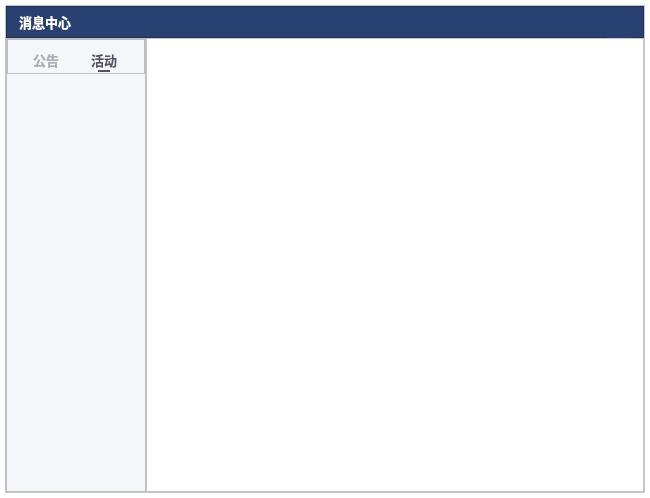
<?xml version="1.0" encoding="UTF-8"?>
<ui version="4.0">
 <class>MessageCenterDialog</class>
 <widget class="QDialog" name="MessageCenterDialog">
  <property name="geometry">
   <rect>
    <x>0</x>
    <y>0</y>
    <width>650</width>
    <height>498</height>
   </rect>
  </property>
  <property name="windowTitle">
   <string>Dialog</string>
  </property>
  <property name="styleSheet">
   <string notr="true">background-color:#FFFFFF;
</string>
  </property>
  <layout class="QHBoxLayout" name="horizontalLayout_4">
   <property name="spacing">
    <number>0</number>
   </property>
   <property name="leftMargin">
    <number>5</number>
   </property>
   <property name="topMargin">
    <number>5</number>
   </property>
   <property name="rightMargin">
    <number>5</number>
   </property>
   <property name="bottomMargin">
    <number>5</number>
   </property>
   <item>
    <widget class="QFrame" name="frame_4">
     <property name="styleSheet">
      <string notr="true">QScrollBar::add-page:vertical, QScrollBar::sub-page:vertical {
                             background: none;
width: 0px;
height: 0px;
                         }
QScrollBar:vertical {
                     border: none;
                     background: none;
                     width: 8px;
                     margin: 0px 0 0px 0;
                 }
                 QScrollBar::handle:vertical {
                     background: #FFD7D7DE;
min-height: 20px;
border-radius: 4px;
border: none;
                 }
                 QScrollBar::add-line:vertical {
                     border: 0px solid grey;
background: #000000;
height: 0px;
subcontrol-position: bottom;
subcontrol-origin: margin;
                 }
                 QScrollBar::sub-line:vertical {
                     border: 0px solid grey;
background: #000000;
height: 0px;
subcontrol-position: top;
subcontrol-origin: margin;
                 }

QScrollBar::add-page:horizontal, QScrollBar::sub-page:horizontal {
                             background: none;
width: 0px;
height: 0px;
                         }
QScrollBar:horizontal {
                     border: none;
                     background: none;
                     height: 8px;
                     margin: 0px 0 0px 0;
                 }
                 QScrollBar::handle:horizontal {
                     background: #FFD7D7DE;
min-width: 20px;
border-radius: 4px;
border: none;
                 }
                 QScrollBar::add-line:horizontal {
                     border: 0px solid grey;
background: #000000;
width: 0px;
subcontrol-position: bottom;
subcontrol-origin: margin;
                 }
                 QScrollBar::sub-line:horizontal {
                     border: 0px solid grey;
background: #000000;
width: 0px;
subcontrol-position: top;
subcontrol-origin: margin;
                 }</string>
     </property>
     <property name="frameShape">
      <enum>QFrame::StyledPanel</enum>
     </property>
     <property name="frameShadow">
      <enum>QFrame::Raised</enum>
     </property>
     <layout class="QVBoxLayout" name="verticalLayout">
      <property name="spacing">
       <number>0</number>
      </property>
      <property name="leftMargin">
       <number>0</number>
      </property>
      <property name="topMargin">
       <number>0</number>
      </property>
      <property name="rightMargin">
       <number>0</number>
      </property>
      <property name="bottomMargin">
       <number>0</number>
      </property>
      <item>
       <widget class="QFrame" name="frame">
        <property name="minimumSize">
         <size>
          <width>0</width>
          <height>32</height>
         </size>
        </property>
        <property name="maximumSize">
         <size>
          <width>16777215</width>
          <height>32</height>
         </size>
        </property>
        <property name="palette">
         <palette>
          <active>
           <colorrole role="Button">
            <brush brushstyle="SolidPattern">
             <color alpha="255">
              <red>41</red>
              <green>64</green>
              <blue>115</blue>
             </color>
            </brush>
           </colorrole>
           <colorrole role="Base">
            <brush brushstyle="SolidPattern">
             <color alpha="255">
              <red>41</red>
              <green>64</green>
              <blue>115</blue>
             </color>
            </brush>
           </colorrole>
           <colorrole role="Window">
            <brush brushstyle="SolidPattern">
             <color alpha="255">
              <red>41</red>
              <green>64</green>
              <blue>115</blue>
             </color>
            </brush>
           </colorrole>
          </active>
          <inactive>
           <colorrole role="Button">
            <brush brushstyle="SolidPattern">
             <color alpha="255">
              <red>41</red>
              <green>64</green>
              <blue>115</blue>
             </color>
            </brush>
           </colorrole>
           <colorrole role="Base">
            <brush brushstyle="SolidPattern">
             <color alpha="255">
              <red>41</red>
              <green>64</green>
              <blue>115</blue>
             </color>
            </brush>
           </colorrole>
           <colorrole role="Window">
            <brush brushstyle="SolidPattern">
             <color alpha="255">
              <red>41</red>
              <green>64</green>
              <blue>115</blue>
             </color>
            </brush>
           </colorrole>
          </inactive>
          <disabled>
           <colorrole role="Button">
            <brush brushstyle="SolidPattern">
             <color alpha="255">
              <red>41</red>
              <green>64</green>
              <blue>115</blue>
             </color>
            </brush>
           </colorrole>
           <colorrole role="Base">
            <brush brushstyle="SolidPattern">
             <color alpha="255">
              <red>41</red>
              <green>64</green>
              <blue>115</blue>
             </color>
            </brush>
           </colorrole>
           <colorrole role="Window">
            <brush brushstyle="SolidPattern">
             <color alpha="255">
              <red>41</red>
              <green>64</green>
              <blue>115</blue>
             </color>
            </brush>
           </colorrole>
          </disabled>
         </palette>
        </property>
        <property name="cursor">
         <cursorShape>ArrowCursor</cursorShape>
        </property>
        <property name="styleSheet">
         <string notr="true">background-color:#FF294073;</string>
        </property>
        <property name="frameShape">
         <enum>QFrame::StyledPanel</enum>
        </property>
        <property name="frameShadow">
         <enum>QFrame::Raised</enum>
        </property>
        <layout class="QHBoxLayout" name="horizontalLayout_2">
         <property name="spacing">
          <number>0</number>
         </property>
         <property name="leftMargin">
          <number>12</number>
         </property>
         <property name="topMargin">
          <number>0</number>
         </property>
         <property name="rightMargin">
          <number>12</number>
         </property>
         <property name="bottomMargin">
          <number>0</number>
         </property>
         <item>
          <widget class="QLabel" name="label_2">
           <property name="palette">
            <palette>
             <active>
              <colorrole role="WindowText">
               <brush brushstyle="SolidPattern">
                <color alpha="255">
                 <red>255</red>
                 <green>255</green>
                 <blue>255</blue>
                </color>
               </brush>
              </colorrole>
              <colorrole role="Button">
               <brush brushstyle="SolidPattern">
                <color alpha="255">
                 <red>41</red>
                 <green>64</green>
                 <blue>115</blue>
                </color>
               </brush>
              </colorrole>
              <colorrole role="Base">
               <brush brushstyle="SolidPattern">
                <color alpha="255">
                 <red>41</red>
                 <green>64</green>
                 <blue>115</blue>
                </color>
               </brush>
              </colorrole>
              <colorrole role="Window">
               <brush brushstyle="SolidPattern">
                <color alpha="255">
                 <red>41</red>
                 <green>64</green>
                 <blue>115</blue>
                </color>
               </brush>
              </colorrole>
             </active>
             <inactive>
              <colorrole role="WindowText">
               <brush brushstyle="SolidPattern">
                <color alpha="255">
                 <red>255</red>
                 <green>255</green>
                 <blue>255</blue>
                </color>
               </brush>
              </colorrole>
              <colorrole role="Button">
               <brush brushstyle="SolidPattern">
                <color alpha="255">
                 <red>41</red>
                 <green>64</green>
                 <blue>115</blue>
                </color>
               </brush>
              </colorrole>
              <colorrole role="Base">
               <brush brushstyle="SolidPattern">
                <color alpha="255">
                 <red>41</red>
                 <green>64</green>
                 <blue>115</blue>
                </color>
               </brush>
              </colorrole>
              <colorrole role="Window">
               <brush brushstyle="SolidPattern">
                <color alpha="255">
                 <red>41</red>
                 <green>64</green>
                 <blue>115</blue>
                </color>
               </brush>
              </colorrole>
             </inactive>
             <disabled>
              <colorrole role="Button">
               <brush brushstyle="SolidPattern">
                <color alpha="255">
                 <red>41</red>
                 <green>64</green>
                 <blue>115</blue>
                </color>
               </brush>
              </colorrole>
              <colorrole role="Base">
               <brush brushstyle="SolidPattern">
                <color alpha="255">
                 <red>41</red>
                 <green>64</green>
                 <blue>115</blue>
                </color>
               </brush>
              </colorrole>
              <colorrole role="Window">
               <brush brushstyle="SolidPattern">
                <color alpha="255">
                 <red>41</red>
                 <green>64</green>
                 <blue>115</blue>
                </color>
               </brush>
              </colorrole>
             </disabled>
            </palette>
           </property>
           <property name="font">
            <font>
             <pointsize>10</pointsize>
             <bold>true</bold>
            </font>
           </property>
           <property name="styleSheet">
            <string notr="true"/>
           </property>
           <property name="text">
            <string>消息中心</string>
           </property>
          </widget>
         </item>
         <item>
          <spacer name="horizontalSpacer">
           <property name="orientation">
            <enum>Qt::Horizontal</enum>
           </property>
           <property name="sizeHint" stdset="0">
            <size>
             <width>507</width>
             <height>9</height>
            </size>
           </property>
          </spacer>
         </item>
         <item>
          <widget class="QPushButton" name="btnClose">
           <property name="minimumSize">
            <size>
             <width>24</width>
             <height>32</height>
            </size>
           </property>
           <property name="maximumSize">
            <size>
             <width>24</width>
             <height>32</height>
            </size>
           </property>
           <property name="cursor">
            <cursorShape>PointingHandCursor</cursorShape>
           </property>
           <property name="styleSheet">
            <string notr="true">QPushButton:hover {
     background: transparent;
 }
 QPushButton:flat {
     border: none; /* no border for a flat push button */
 }

 QPushButton:default {
     border-color: navy; /* make the default button prominent */
 }
</string>
           </property>
           <property name="text">
            <string/>
           </property>
           <property name="icon">
            <iconset resource="res.qrc">
             <normaloff>:/login/resource/login/close.png</normaloff>:/login/resource/login/close.png</iconset>
           </property>
           <property name="iconSize">
            <size>
             <width>24</width>
             <height>32</height>
            </size>
           </property>
           <property name="flat">
            <bool>true</bool>
           </property>
          </widget>
         </item>
        </layout>
       </widget>
      </item>
      <item>
       <layout class="QHBoxLayout" name="horizontalLayout">
        <property name="spacing">
         <number>0</number>
        </property>
        <item>
         <widget class="QFrame" name="frame_2">
          <property name="minimumSize">
           <size>
            <width>140</width>
            <height>0</height>
           </size>
          </property>
          <property name="maximumSize">
           <size>
            <width>140</width>
            <height>16777215</height>
           </size>
          </property>
          <property name="styleSheet">
           <string notr="true">background-color:#F4F6FA;</string>
          </property>
          <property name="frameShape">
           <enum>QFrame::StyledPanel</enum>
          </property>
          <property name="frameShadow">
           <enum>QFrame::Raised</enum>
          </property>
          <layout class="QVBoxLayout" name="verticalLayout_2">
           <property name="spacing">
            <number>0</number>
           </property>
           <property name="leftMargin">
            <number>0</number>
           </property>
           <property name="topMargin">
            <number>0</number>
           </property>
           <property name="rightMargin">
            <number>0</number>
           </property>
           <property name="bottomMargin">
            <number>0</number>
           </property>
           <item>
            <widget class="QFrame" name="frame_3">
             <property name="minimumSize">
              <size>
               <width>0</width>
               <height>35</height>
              </size>
             </property>
             <property name="maximumSize">
              <size>
               <width>16777215</width>
               <height>35</height>
              </size>
             </property>
             <property name="styleSheet">
              <string notr="true">QFrame {border-bottom: 1px solid #C4C7D0;color:#505465;font-size:13px;font-weight:bold;}</string>
             </property>
             <property name="frameShape">
              <enum>QFrame::StyledPanel</enum>
             </property>
             <property name="frameShadow">
              <enum>QFrame::Raised</enum>
             </property>
             <layout class="QHBoxLayout" name="horizontalLayout_3">
              <property name="spacing">
               <number>16</number>
              </property>
              <property name="leftMargin">
               <number>12</number>
              </property>
              <property name="topMargin">
               <number>8</number>
              </property>
              <property name="bottomMargin">
               <number>0</number>
              </property>
              <item>
               <widget class="QMouseFrame" name="frame_21">
                <property name="minimumSize">
                 <size>
                  <width>29</width>
                  <height>0</height>
                 </size>
                </property>
                <property name="maximumSize">
                 <size>
                  <width>29</width>
                  <height>16777215</height>
                 </size>
                </property>
                <property name="styleSheet">
                 <string notr="true">border:none;</string>
                </property>
                <property name="frameShape">
                 <enum>QFrame::StyledPanel</enum>
                </property>
                <property name="frameShadow">
                 <enum>QFrame::Raised</enum>
                </property>
                <layout class="QVBoxLayout" name="verticalLayout_21">
                 <property name="spacing">
                  <number>0</number>
                 </property>
                 <property name="leftMargin">
                  <number>0</number>
                 </property>
                 <property name="topMargin">
                  <number>3</number>
                 </property>
                 <property name="rightMargin">
                  <number>3</number>
                 </property>
                 <property name="bottomMargin">
                  <number>0</number>
                 </property>
                 <item>
                  <widget class="QPushButton" name="btnAnnouncement">
                   <property name="minimumSize">
                    <size>
                     <width>26</width>
                     <height>0</height>
                    </size>
                   </property>
                   <property name="maximumSize">
                    <size>
                     <width>26</width>
                     <height>16777215</height>
                    </size>
                   </property>
                   <property name="cursor">
                    <cursorShape>PointingHandCursor</cursorShape>
                   </property>
                   <property name="styleSheet">
                    <string notr="true">QPushButton:hover {border:none;
color: #505465;
background: transparent;
border-radius:1px;
padding-left:0px;
font-weight:bold;
font-size:13px;
}
QPushButton {
color: #A9ADB6;
background: transparent;
border-radius:1px;
padding-left:0px;
font-weight:bold;
font-size:13px;
}</string>
                   </property>
                   <property name="text">
                    <string>公告</string>
                   </property>
                  </widget>
                 </item>
                 <item>
                  <widget class="QFrame" name="frame_32">
                   <property name="minimumSize">
                    <size>
                     <width>0</width>
                     <height>4</height>
                    </size>
                   </property>
                   <property name="maximumSize">
                    <size>
                     <width>16777215</width>
                     <height>4</height>
                    </size>
                   </property>
                   <property name="frameShape">
                    <enum>QFrame::StyledPanel</enum>
                   </property>
                   <property name="frameShadow">
                    <enum>QFrame::Raised</enum>
                   </property>
                   <layout class="QHBoxLayout" name="horizontalLayout_33">
                    <property name="spacing">
                     <number>0</number>
                    </property>
                    <property name="leftMargin">
                     <number>0</number>
                    </property>
                    <property name="topMargin">
                     <number>0</number>
                    </property>
                    <property name="rightMargin">
                     <number>0</number>
                    </property>
                    <property name="bottomMargin">
                     <number>0</number>
                    </property>
                    <item>
                     <widget class="QLabel" name="labelAnnouncement">
                      <property name="minimumSize">
                       <size>
                        <width>12</width>
                        <height>2</height>
                       </size>
                      </property>
                      <property name="maximumSize">
                       <size>
                        <width>12</width>
                        <height>2</height>
                       </size>
                      </property>
                      <property name="styleSheet">
                       <string notr="true">background-color:#F4F6FA;
max-height:2px;
max-width:12px;
min-height:2px;
min-width:12px;
border:none;</string>
                      </property>
                      <property name="text">
                       <string/>
                      </property>
                     </widget>
                    </item>
                   </layout>
                  </widget>
                 </item>
                </layout>
               </widget>
              </item>
              <item>
               <widget class="QMouseFrame" name="frame_22">
                <property name="minimumSize">
                 <size>
                  <width>29</width>
                  <height>0</height>
                 </size>
                </property>
                <property name="maximumSize">
                 <size>
                  <width>29</width>
                  <height>16777215</height>
                 </size>
                </property>
                <property name="styleSheet">
                 <string notr="true">border:none;</string>
                </property>
                <property name="frameShape">
                 <enum>QFrame::StyledPanel</enum>
                </property>
                <property name="frameShadow">
                 <enum>QFrame::Raised</enum>
                </property>
                <layout class="QVBoxLayout" name="verticalLayout_22">
                 <property name="spacing">
                  <number>0</number>
                 </property>
                 <property name="leftMargin">
                  <number>0</number>
                 </property>
                 <property name="topMargin">
                  <number>3</number>
                 </property>
                 <property name="rightMargin">
                  <number>3</number>
                 </property>
                 <property name="bottomMargin">
                  <number>0</number>
                 </property>
                 <item>
                  <widget class="QPushButton" name="btnActivity">
                   <property name="minimumSize">
                    <size>
                     <width>26</width>
                     <height>0</height>
                    </size>
                   </property>
                   <property name="maximumSize">
                    <size>
                     <width>26</width>
                     <height>16777215</height>
                    </size>
                   </property>
                   <property name="cursor">
                    <cursorShape>PointingHandCursor</cursorShape>
                   </property>
                   <property name="styleSheet">
                    <string notr="true">QPushButton {border:none;
color: #505465;
background: transparent;
border-radius:1px;
padding-left:0px;
font-weight:bold;
font-size:13px;
}</string>
                   </property>
                   <property name="text">
                    <string>活动</string>
                   </property>
                  </widget>
                 </item>
                 <item>
                  <widget class="QFrame" name="frame_33">
                   <property name="minimumSize">
                    <size>
                     <width>0</width>
                     <height>4</height>
                    </size>
                   </property>
                   <property name="maximumSize">
                    <size>
                     <width>16777215</width>
                     <height>4</height>
                    </size>
                   </property>
                   <property name="frameShape">
                    <enum>QFrame::StyledPanel</enum>
                   </property>
                   <property name="frameShadow">
                    <enum>QFrame::Raised</enum>
                   </property>
                   <layout class="QHBoxLayout" name="horizontalLayout_38">
                    <property name="spacing">
                     <number>0</number>
                    </property>
                    <property name="leftMargin">
                     <number>0</number>
                    </property>
                    <property name="topMargin">
                     <number>0</number>
                    </property>
                    <property name="rightMargin">
                     <number>0</number>
                    </property>
                    <property name="bottomMargin">
                     <number>0</number>
                    </property>
                    <item>
                     <widget class="QLabel" name="labelActivity">
                      <property name="minimumSize">
                       <size>
                        <width>12</width>
                        <height>2</height>
                       </size>
                      </property>
                      <property name="maximumSize">
                       <size>
                        <width>12</width>
                        <height>2</height>
                       </size>
                      </property>
                      <property name="styleSheet">
                       <string notr="true">background-color:#505465;
max-height:2px;
max-width:12px;
min-height:2px;
min-width:12px;
border:none;</string>
                      </property>
                      <property name="text">
                       <string/>
                      </property>
                     </widget>
                    </item>
                   </layout>
                  </widget>
                 </item>
                </layout>
               </widget>
              </item>
             </layout>
            </widget>
           </item>
           <item>
            <widget class="QListWidget" name="listWidget">
             <property name="styleSheet">
              <string notr="true">border:none;
</string>
             </property>
             <property name="horizontalScrollBarPolicy">
              <enum>Qt::ScrollBarAlwaysOff</enum>
             </property>
            </widget>
           </item>
          </layout>
         </widget>
        </item>
        <item>
         <widget class="TRichTextDisplay" name="textEdit"/>
        </item>
       </layout>
      </item>
     </layout>
    </widget>
   </item>
  </layout>
 </widget>
 <customwidgets>
  <customwidget>
   <class>QMouseFrame</class>
   <extends>QFrame</extends>
   <header location="global">qmouseframe.h</header>
   <container>1</container>
  </customwidget>
  <customwidget>
   <class>TRichTextDisplay</class>
   <extends>QTextEdit</extends>
   <header location="global">trichtextdisplay.h</header>
  </customwidget>
 </customwidgets>
 <resources>
  <include location="res.qrc"/>
 </resources>
 <connections/>
</ui>
